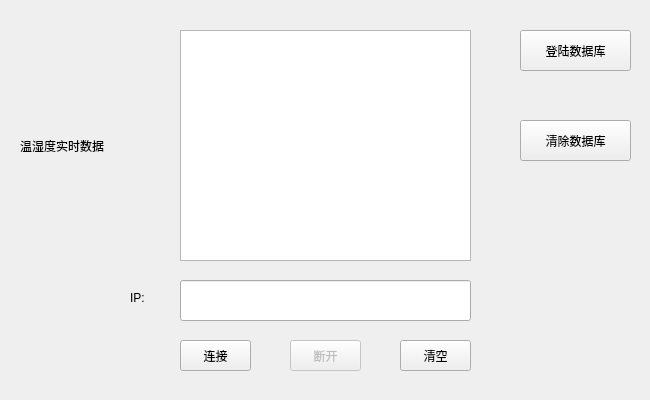
<?xml version="1.0" encoding="UTF-8"?>
<ui version="4.0">
 <class>clientWidget</class>
 <widget class="QWidget" name="clientWidget">
  <property name="geometry">
   <rect>
    <x>0</x>
    <y>0</y>
    <width>650</width>
    <height>400</height>
   </rect>
  </property>
  <property name="windowTitle">
   <string>clientWidget</string>
  </property>
  <widget class="QPushButton" name="pushButton_send">
   <property name="enabled">
    <bool>false</bool>
   </property>
   <property name="geometry">
    <rect>
     <x>660</x>
     <y>270</y>
     <width>91</width>
     <height>31</height>
    </rect>
   </property>
   <property name="text">
    <string>发送数据</string>
   </property>
  </widget>
  <widget class="QLineEdit" name="lineEdit_socket">
   <property name="geometry">
    <rect>
     <x>180</x>
     <y>280</y>
     <width>291</width>
     <height>41</height>
    </rect>
   </property>
  </widget>
  <widget class="QLabel" name="label">
   <property name="geometry">
    <rect>
     <x>130</x>
     <y>290</y>
     <width>31</width>
     <height>16</height>
    </rect>
   </property>
   <property name="text">
    <string>IP:</string>
   </property>
  </widget>
  <widget class="QPushButton" name="pushBotton_clear">
   <property name="geometry">
    <rect>
     <x>400</x>
     <y>340</y>
     <width>71</width>
     <height>31</height>
    </rect>
   </property>
   <property name="text">
    <string>清空</string>
   </property>
  </widget>
  <widget class="QTextEdit" name="textEdit">
   <property name="geometry">
    <rect>
     <x>180</x>
     <y>30</y>
     <width>291</width>
     <height>231</height>
    </rect>
   </property>
  </widget>
  <widget class="QPushButton" name="pushButton_disconnect">
   <property name="enabled">
    <bool>false</bool>
   </property>
   <property name="geometry">
    <rect>
     <x>290</x>
     <y>340</y>
     <width>71</width>
     <height>31</height>
    </rect>
   </property>
   <property name="text">
    <string>断开</string>
   </property>
  </widget>
  <widget class="QLineEdit" name="lineEdit">
   <property name="geometry">
    <rect>
     <x>660</x>
     <y>320</y>
     <width>281</width>
     <height>31</height>
    </rect>
   </property>
  </widget>
  <widget class="QPushButton" name="pushButton_connect">
   <property name="geometry">
    <rect>
     <x>180</x>
     <y>340</y>
     <width>71</width>
     <height>31</height>
    </rect>
   </property>
   <property name="text">
    <string>连接</string>
   </property>
  </widget>
  <widget class="QPushButton" name="opensqlbutton">
   <property name="geometry">
    <rect>
     <x>520</x>
     <y>30</y>
     <width>111</width>
     <height>41</height>
    </rect>
   </property>
   <property name="text">
    <string>登陆数据库</string>
   </property>
  </widget>
  <widget class="QPushButton" name="cleanbutton">
   <property name="geometry">
    <rect>
     <x>520</x>
     <y>120</y>
     <width>111</width>
     <height>41</height>
    </rect>
   </property>
   <property name="text">
    <string>清除数据库</string>
   </property>
  </widget>
  <widget class="QTextEdit" name="textEdit_2">
   <property name="geometry">
    <rect>
     <x>660</x>
     <y>370</y>
     <width>281</width>
     <height>51</height>
    </rect>
   </property>
  </widget>
  <widget class="QLabel" name="label_2">
   <property name="geometry">
    <rect>
     <x>20</x>
     <y>110</y>
     <width>171</width>
     <height>71</height>
    </rect>
   </property>
   <property name="text">
    <string>温湿度实时数据</string>
   </property>
  </widget>
 </widget>
 <layoutdefault spacing="6" margin="11"/>
 <resources/>
 <connections/>
</ui>
